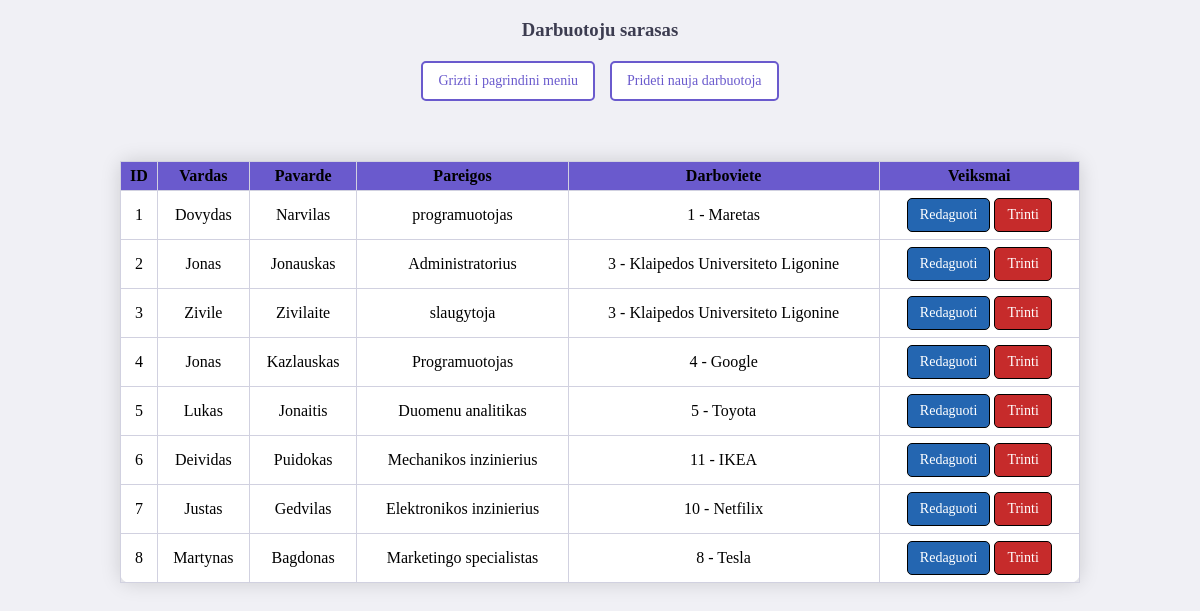
Page /darbuotojai on the earlier database version.
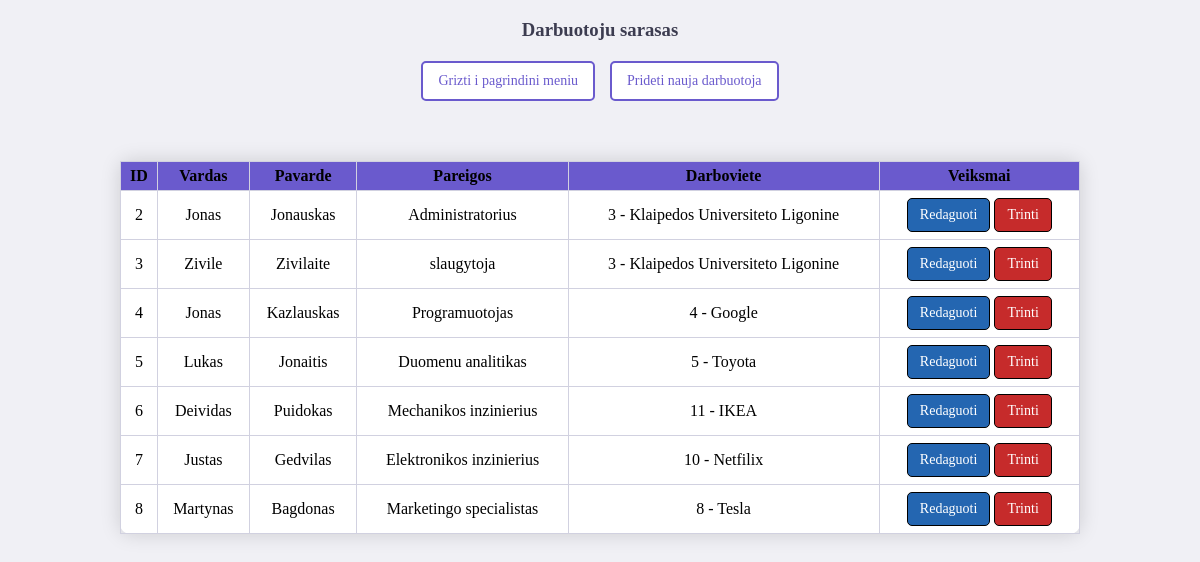
Same page on the later database version.
### app.py (models this page shows, shortened)
class Darbuotojas(db.Model):
    id = db.Column(db.Integer, primary_key=True)
    vardas = db.Column(db.String(50), nullable=False)
    pavarde = db.Column(db.String(50), nullable=False)
    pareigos = db.Column(db.String(50), nullable=False)
    darboviete_id = db.Column(db.Integer, db.ForeignKey('darboviete.id'), nullable=False)

class Darboviete(db.Model):
    id = db.Column(db.Integer, primary_key=True)
    pavadinimas = db.Column(db.String(50), nullable=False)
    miestas = db.Column(db.String(50), nullable=False)
    darbuotojai = db.relationship('Darbuotojas', backref='darboviete', lazy=True)

### app.py (the view)
@app.route('/darbuotojai', methods=['GET'])
def darbuotojai():
    darbuotojai = Darbuotojas.query.all()
    return render_template('darbuotojai.html', darbuotojai=darbuotojai)

### templates/darbuotojai.html (shortened to what this page needs)
<!DOCTYPE html>
<html lang="en">
<head>
    <link rel="stylesheet" href="/static/style.css">
</head>
<body>
<h3>Darbuotoju sarasas</h3>
<div class="buttonContainer">
    <a href="/" class="whiteButton">Grizti i pagrindini meniu</a>
    <a href="/prideti-darbuotoja" class="whiteButton">Prideti nauja darbuotoja</a>
</div>
<br>
<table>
    <thead>
    <tr>
        <th>ID</th>
        <th>Vardas</th>
        <th>Pavarde</th>
        <th>Pareigos</th>
        <th>Darboviete</th>
        <th>Veiksmai</th>
    </tr>
    </thead>
    <tbody>
    {% for darbuotojas in darbuotojai %}
    <tr>
        <td>{{darbuotojas.id}}</td>
        <td>{{darbuotojas.vardas}}</td>
        <td>{{darbuotojas.pavarde}}</td>
        <td>{{darbuotojas.pareigos}}</td>
        <td>{{darbuotojas.darboviete_id}} - {{darbuotojas.darboviete.pavadinimas}}</td>
        <td>
            <a href="{{ url_for('redaguoti_darbuotoja', id=darbuotojas.id) }}" class="buttonBlue" >Redaguoti</a>
            <a href="{{ url_for('trinti_darbuotoja', id=darbuotojas.id) }}" class="buttonRed">Trinti</a>
        </td>
    </tr>
    {% endfor %}
    </tbody>
</table>
</body>
</html>

### static/style.css (style rules this page uses)
body { background-color: #f0f0f5; font-family: "Times New Roman", Times, serif; margin: 0; padding: 0; }
h3 { font-weight: bold; text-align: center; color: #3c3c50; }
table { width: 80%; border-collapse: collapse; background-color: #ffffff; box-shadow: 0 0 20px rgba(0, 0, 0, 0.15); margin: 20px auto; border-radius: 10px; }
th, td { border: 1px solid #d1d1e0; padding: 5px; text-align: center; }
th { background-color: #6a5acd; }
a { display: inline-block; padding: 2px 5px; margin: 2px 0; text-decoration: none; text-align: center; border: none; cursor: pointer; color: black; }
.buttonRed { background-color: rgb(198, 43, 43); color: white; padding: 8px 12px; border-radius: 5px; border: 0.5px solid black; font-size: 14px; transition: background-color 0.2s ease-in-out; }
.buttonBlue { background-color: rgb(36, 102, 177); color: white; padding: 8px 12px; border-radius: 5px; border: 0.5px solid black; font-size: 14px; transition: background-color 0.2s ease-in-out; }
.whiteButton { background-color: white; color: #6a5acd; border: 2px solid #6a5acd; padding: 10px 15px; border-radius: 5px; font-size: 14px; cursor: pointer; text-decoration: none; transition: all 0.3s ease-in-out; }
.buttonContainer { display: flex; justify-content: center; gap: 15px; margin-bottom: 20px; }

Differences in the rows shown:
removed Darbuotojas: id "1", vardas "Dovydas", pavarde "Narvilas", pareigos "programuotojas", darboviete_id "1", darboviete.pavadinimas "Maretas"
